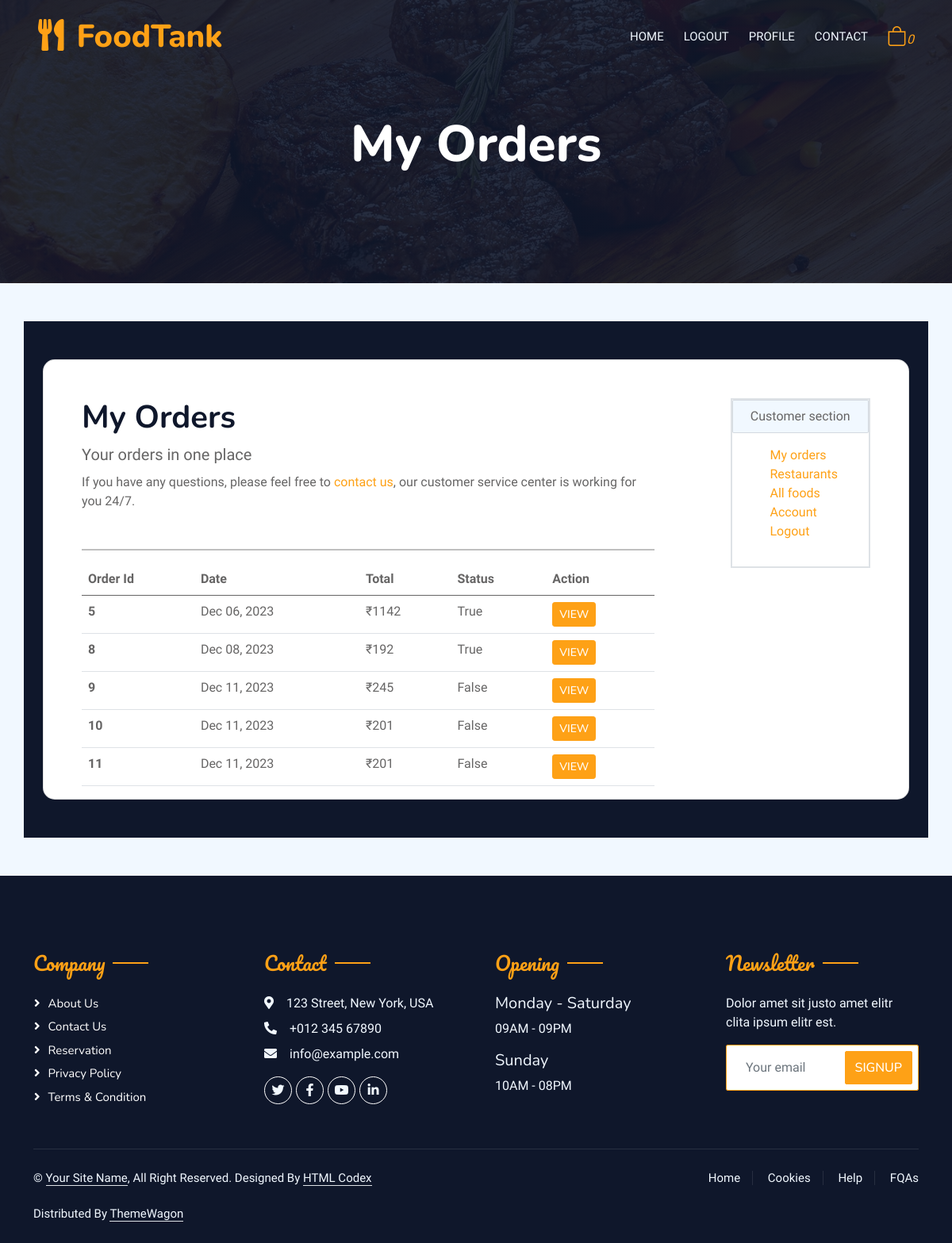
Before: /orders/ (signed in) with the older database file.
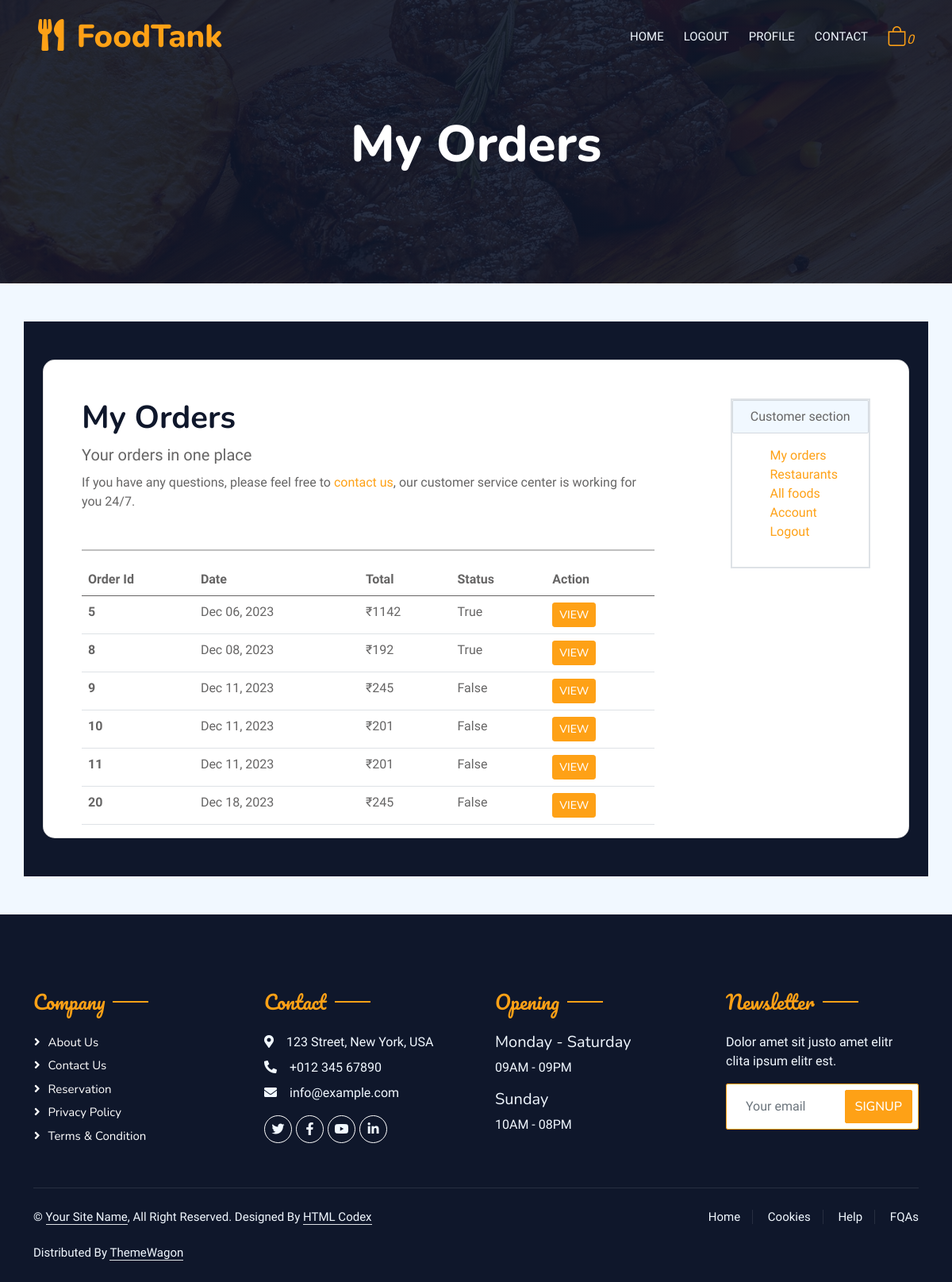
After: the same page with the newer database file.
### order/models.py (models this page shows, shortened)
class Order(models.Model):
    order_id = models.AutoField(primary_key=True)
    user = models.ForeignKey(User, on_delete=models.CASCADE,
                        limit_choices_to={'user_type':'Customer'})
    restaurant = models.ForeignKey(Restaurant, on_delete=models.CASCADE)
    is_confirmed = models.BooleanField(default=False)
    estimated_time = models.DateTimeField(blank=True, null=True)
    driver = models.ForeignKey(Driver, on_delete=models.SET_NULL, null=True, blank=True)
    transaction_id = models.CharField(max_length=255, null=True, blank=True)
    total_bill = models.IntegerField(blank=True, null=True)
    payment_method = models.CharField(max_length=255, blank=True, null=True, choices=payment_choices)
    order_date = models.DateTimeField(auto_now_add=True, blank=True, null=True)
    deliveryAddress = models.ForeignKey(Address, on_delete=models.CASCADE, blank=True, null=True)

### user/views.py (the view)
# urls.py: path("orders/", views.orders, name="orders"),
@login_required(login_url='/login/')
def orders(request):
    if not request.user.user_type == "Customer":
        return redirect("/login/")
    userOrders = Order.objects.filter(user=request.user)
    context = {
        'userOrders' : userOrders
    }
    return render(request, 'account/orders.html', context)

### templates/account/orders.html (shortened to what the changed rows need)
{% extends '../base.html' %}
{% block content %}
{% load static %}
{% load sweetify %}
<div class="container-xxl position-relative p-0">
        {% include 'navbar.html' %}
    <div class="container-xxl py-5 bg-dark hero-header mb-5">
        <div class="container text-center my-5 pt-5 pb-4">
            <h1 class="display-3 text-white mb-3 animated slideInDown">My Orders</h1>
        </div>
    </div>
</div>
<section class="container h-100 h-custom" style="background-color: #0F172B;">
    <div class="container py-5 h-100">
        <div class="row d-flex justify-content-center align-items-center h-100">
            <div class="col-12">
                <div class="card card-registration card-registration-2" style="border-radius: 15px;">
                    <div class="card-body p-0">
                        <div class="row g-0">
                            <div class="col-lg-9">
                                <div class="mx-5 mt-5">
                                    <div class="mb-5">
                                        <h1 class="fw-bold mb-0 text-black">My Orders</h1>
                                    </div>
                                    <table class="table">
                                        <thead>
                                          <tr>
                                            <th scope="col">Order Id</th>
                                            <th scope="col">Date</th>
                                            <th scope="col">Total</th>
                                            <th scope="col">Status</th>
                                            <th scope="col">Action</th>
                                          </tr>
                                        </thead>
                                        <tbody>
                                          {% for data in userOrders %}
                                            <tr>
                                                <th scope="row">{{data.order_id}}</th>
                                                <td>{{ data.order_date|date:"M d, Y" }}</td>
                                                <td>₹{{data.total_bill}}</td>
                                                <td>{{data.is_confirmed}}</td>
                                                <td>
                                                    <a href="/orderInfo/{{data.order_id}}" class="btn btn-primary btn-sm">View</a>
                                                </td>
                                            </tr>
                                          {% endfor %}
                                        </tbody>
                                      </table>
                                </div>
                            </div>
                        </div>
                    </div>
                </div>
            </div>
        </div>
    </div>
</section>
{% endblock content %}

Changed rows visible on the page:
added Order: order_id "20", order_date "Dec 18, 2023", total_bill "245", is_confirmed "False"
